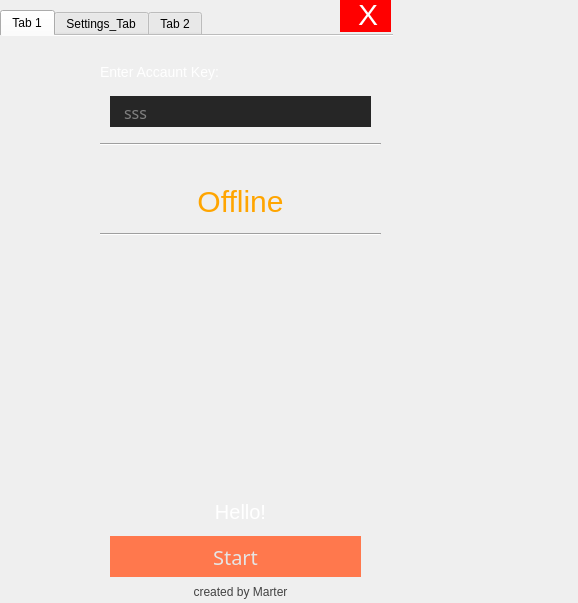
<?xml version="1.0" encoding="UTF-8"?>
<ui version="4.0">
 <class>MainWindow</class>
 <widget class="QMainWindow" name="MainWindow">
  <property name="geometry">
   <rect>
    <x>0</x>
    <y>0</y>
    <width>578</width>
    <height>603</height>
   </rect>
  </property>
  <property name="windowTitle">
   <string>MainWindow</string>
  </property>
  <widget class="QWidget" name="centralwidget">
   <widget class="QTabWidget" name="tabWidget">
    <property name="geometry">
     <rect>
      <x>0</x>
      <y>10</y>
      <width>393</width>
      <height>621</height>
     </rect>
    </property>
    <property name="currentIndex">
     <number>0</number>
    </property>
    <property name="usesScrollButtons">
     <bool>false</bool>
    </property>
    <property name="documentMode">
     <bool>true</bool>
    </property>
    <property name="tabsClosable">
     <bool>false</bool>
    </property>
    <property name="tabBarAutoHide">
     <bool>true</bool>
    </property>
    <widget class="QWidget" name="tab">
     <attribute name="title">
      <string>Tab 1</string>
     </attribute>
     <widget class="QLabel" name="label_7">
      <property name="geometry">
       <rect>
        <x>0</x>
        <y>-40</y>
        <width>391</width>
        <height>621</height>
       </rect>
      </property>
      <property name="text">
       <string/>
      </property>
      <property name="pixmap">
       <pixmap resource="resources.qrc">:/images/app_base.png</pixmap>
      </property>
      <property name="scaledContents">
       <bool>true</bool>
      </property>
     </widget>
     <widget class="QLabel" name="label_16">
      <property name="geometry">
       <rect>
        <x>100</x>
        <y>450</y>
        <width>281</width>
        <height>51</height>
       </rect>
      </property>
      <property name="styleSheet">
       <string notr="true">color: white;
font-size:20px;</string>
      </property>
      <property name="frameShape">
       <enum>QFrame::NoFrame</enum>
      </property>
      <property name="text">
       <string>Hello!</string>
      </property>
      <property name="scaledContents">
       <bool>false</bool>
      </property>
      <property name="alignment">
       <set>Qt::AlignCenter</set>
      </property>
     </widget>
     <widget class="Line" name="line_3">
      <property name="geometry">
       <rect>
        <x>100</x>
        <y>190</y>
        <width>281</width>
        <height>16</height>
       </rect>
      </property>
      <property name="orientation">
       <enum>Qt::Horizontal</enum>
      </property>
     </widget>
     <widget class="QLabel" name="label_15">
      <property name="geometry">
       <rect>
        <x>100</x>
        <y>20</y>
        <width>281</width>
        <height>31</height>
       </rect>
      </property>
      <property name="styleSheet">
       <string notr="true">color: white;
font-size: 14px;
</string>
      </property>
      <property name="frameShape">
       <enum>QFrame::NoFrame</enum>
      </property>
      <property name="text">
       <string>Enter Accaunt Key:</string>
      </property>
      <property name="scaledContents">
       <bool>false</bool>
      </property>
      <property name="alignment">
       <set>Qt::AlignLeading|Qt::AlignLeft|Qt::AlignVCenter</set>
      </property>
     </widget>
     <widget class="Line" name="line_2">
      <property name="geometry">
       <rect>
        <x>100</x>
        <y>100</y>
        <width>281</width>
        <height>16</height>
       </rect>
      </property>
      <property name="orientation">
       <enum>Qt::Horizontal</enum>
      </property>
     </widget>
     <widget class="QPushButton" name="pushButton_start">
      <property name="geometry">
       <rect>
        <x>110</x>
        <y>500</y>
        <width>251</width>
        <height>41</height>
       </rect>
      </property>
      <property name="cursor">
       <cursorShape>PointingHandCursor</cursorShape>
      </property>
      <property name="styleSheet">
       <string notr="true">background-color: #ff784d;
color: #e5e5e5;
font-size: 20px;
border: none;
font-family: inherit;
cursor: pointer;</string>
      </property>
      <property name="text">
       <string>Start</string>
      </property>
     </widget>
     <widget class="QLineEdit" name="lineEdit_key">
      <property name="geometry">
       <rect>
        <x>110</x>
        <y>60</y>
        <width>261</width>
        <height>31</height>
       </rect>
      </property>
      <property name="styleSheet">
       <string notr="true">width: 100%;
    height: 36px;
    padding: 2px 12px 0;
    background-color: #262626;
    border: none;
    font-family: inherit;
    font-size: 16px;
    line-height: 36px;
    color: gray;
    transition: color .15s ease;
    cursor: pointer;</string>
      </property>
      <property name="text">
       <string>sss</string>
      </property>
     </widget>
     <widget class="QLabel" name="label_10">
      <property name="geometry">
       <rect>
        <x>100</x>
        <y>540</y>
        <width>281</width>
        <height>31</height>
       </rect>
      </property>
      <property name="styleSheet">
       <string notr="true">color: rgb(66, 66, 66);</string>
      </property>
      <property name="frameShape">
       <enum>QFrame::NoFrame</enum>
      </property>
      <property name="text">
       <string>created by Marter</string>
      </property>
      <property name="scaledContents">
       <bool>false</bool>
      </property>
      <property name="alignment">
       <set>Qt::AlignCenter</set>
      </property>
     </widget>
     <widget class="QLabel" name="label_18">
      <property name="geometry">
       <rect>
        <x>100</x>
        <y>150</y>
        <width>281</width>
        <height>31</height>
       </rect>
      </property>
      <property name="styleSheet">
       <string notr="true">color: orange;
font-size:30px;</string>
      </property>
      <property name="frameShape">
       <enum>QFrame::NoFrame</enum>
      </property>
      <property name="text">
       <string>Offline</string>
      </property>
      <property name="scaledContents">
       <bool>false</bool>
      </property>
      <property name="alignment">
       <set>Qt::AlignCenter</set>
      </property>
     </widget>
    </widget>
    <widget class="QWidget" name="tab_2">
     <attribute name="title">
      <string>Settings_Tab</string>
     </attribute>
     <widget class="QLabel" name="label_12">
      <property name="geometry">
       <rect>
        <x>0</x>
        <y>-40</y>
        <width>391</width>
        <height>621</height>
       </rect>
      </property>
      <property name="text">
       <string/>
      </property>
      <property name="pixmap">
       <pixmap resource="resources.qrc">:/images/app_base.png</pixmap>
      </property>
      <property name="scaledContents">
       <bool>true</bool>
      </property>
     </widget>
     <widget class="QPushButton" name="pushButton_save">
      <property name="geometry">
       <rect>
        <x>110</x>
        <y>500</y>
        <width>251</width>
        <height>41</height>
       </rect>
      </property>
      <property name="cursor">
       <cursorShape>PointingHandCursor</cursorShape>
      </property>
      <property name="mouseTracking">
       <bool>true</bool>
      </property>
      <property name="styleSheet">
       <string notr="true">background-color: #ff784d;
color: #e5e5e5;
font-size: 20px;
border: none;
font-family: inherit;
cursor: pointer;</string>
      </property>
      <property name="text">
       <string>Save</string>
      </property>
     </widget>
     <widget class="Line" name="line">
      <property name="geometry">
       <rect>
        <x>90</x>
        <y>20</y>
        <width>291</width>
        <height>20</height>
       </rect>
      </property>
      <property name="orientation">
       <enum>Qt::Horizontal</enum>
      </property>
     </widget>
     <widget class="QLabel" name="label_14">
      <property name="geometry">
       <rect>
        <x>90</x>
        <y>0</y>
        <width>251</width>
        <height>31</height>
       </rect>
      </property>
      <property name="styleSheet">
       <string notr="true">color: white;
font-size: 14px;
</string>
      </property>
      <property name="frameShape">
       <enum>QFrame::NoFrame</enum>
      </property>
      <property name="text">
       <string>Setings:</string>
      </property>
      <property name="scaledContents">
       <bool>false</bool>
      </property>
      <property name="alignment">
       <set>Qt::AlignLeading|Qt::AlignLeft|Qt::AlignVCenter</set>
      </property>
     </widget>
     <widget class="QLabel" name="label_17">
      <property name="geometry">
       <rect>
        <x>90</x>
        <y>40</y>
        <width>101</width>
        <height>31</height>
       </rect>
      </property>
      <property name="styleSheet">
       <string notr="true">color: white;
font-size: 14px;
</string>
      </property>
      <property name="frameShape">
       <enum>QFrame::NoFrame</enum>
      </property>
      <property name="text">
       <string>Ram:</string>
      </property>
      <property name="scaledContents">
       <bool>false</bool>
      </property>
      <property name="alignment">
       <set>Qt::AlignLeading|Qt::AlignLeft|Qt::AlignVCenter</set>
      </property>
     </widget>
     <widget class="QComboBox" name="comboBox_ram">
      <property name="geometry">
       <rect>
        <x>190</x>
        <y>40</y>
        <width>181</width>
        <height>31</height>
       </rect>
      </property>
      <property name="cursor">
       <cursorShape>PointingHandCursor</cursorShape>
      </property>
      <property name="styleSheet">
       <string notr="true">color: #e5e5e5;
min-width: 80px;
border: 1px solid gray;
cursor: pointer;
background-color: transparent;
line-height: 18px;</string>
      </property>
      <item>
       <property name="text">
        <string>2GB</string>
       </property>
      </item>
      <item>
       <property name="text">
        <string>3GB</string>
       </property>
      </item>
      <item>
       <property name="text">
        <string>4GB</string>
       </property>
      </item>
      <item>
       <property name="text">
        <string>6GB</string>
       </property>
      </item>
     </widget>
     <widget class="QLabel" name="label_19">
      <property name="geometry">
       <rect>
        <x>100</x>
        <y>450</y>
        <width>281</width>
        <height>51</height>
       </rect>
      </property>
      <property name="styleSheet">
       <string notr="true">color: white;
font-size:20px;</string>
      </property>
      <property name="frameShape">
       <enum>QFrame::NoFrame</enum>
      </property>
      <property name="text">
       <string>Hello!</string>
      </property>
      <property name="scaledContents">
       <bool>false</bool>
      </property>
      <property name="alignment">
       <set>Qt::AlignCenter</set>
      </property>
     </widget>
     <widget class="QLabel" name="label_13">
      <property name="geometry">
       <rect>
        <x>100</x>
        <y>540</y>
        <width>281</width>
        <height>31</height>
       </rect>
      </property>
      <property name="styleSheet">
       <string notr="true">color: rgb(66, 66, 66);</string>
      </property>
      <property name="frameShape">
       <enum>QFrame::NoFrame</enum>
      </property>
      <property name="text">
       <string>created by Marter</string>
      </property>
      <property name="scaledContents">
       <bool>false</bool>
      </property>
      <property name="alignment">
       <set>Qt::AlignCenter</set>
      </property>
     </widget>
    </widget>
    <widget class="QWidget" name="tab_3">
     <attribute name="title">
      <string>Tab 2</string>
     </attribute>
     <widget class="QLabel" name="label_11">
      <property name="geometry">
       <rect>
        <x>0</x>
        <y>-40</y>
        <width>391</width>
        <height>621</height>
       </rect>
      </property>
      <property name="text">
       <string/>
      </property>
      <property name="pixmap">
       <pixmap resource="resources.qrc">:/images/app_base.png</pixmap>
      </property>
      <property name="scaledContents">
       <bool>true</bool>
      </property>
     </widget>
     <widget class="QTextBrowser" name="textBrowser">
      <property name="geometry">
       <rect>
        <x>20</x>
        <y>10</y>
        <width>351</width>
        <height>481</height>
       </rect>
      </property>
      <property name="styleSheet">
       <string notr="true">QTextBrowser {
    background-color: black;
}</string>
      </property>
      <property name="html">
       <string>&lt;!DOCTYPE HTML PUBLIC &quot;-//W3C//DTD HTML 4.0//EN&quot; &quot;http://www.w3.org/TR/REC-html40/strict.dtd&quot;&gt;
&lt;html&gt;&lt;head&gt;&lt;meta name=&quot;qrichtext&quot; content=&quot;1&quot; /&gt;&lt;style type=&quot;text/css&quot;&gt;
p, li { white-space: pre-wrap; }
&lt;/style&gt;&lt;/head&gt;&lt;body style=&quot; font-family:'MS Shell Dlg 2'; font-size:8.25pt; font-weight:400; font-style:normal;&quot;&gt;
&lt;p style=&quot; margin-top:0px; margin-bottom:0px; margin-left:0px; margin-right:0px; -qt-block-indent:0; text-indent:0px;&quot;&gt;&lt;span style=&quot; color:#ffffff;&quot;&gt;Debug-Tool: loading...&lt;/span&gt;&lt;/p&gt;&lt;/body&gt;&lt;/html&gt;</string>
      </property>
     </widget>
     <widget class="QProgressBar" name="progressBar">
      <property name="geometry">
       <rect>
        <x>20</x>
        <y>500</y>
        <width>351</width>
        <height>23</height>
       </rect>
      </property>
      <property name="styleSheet">
       <string notr="true">QProgressBar {
    border: 2px solid grey;
    border-radius: 5px;
    text-align: center;
}

QProgressBar::chunk {
    background-color: orange;
    width: 20px;
}</string>
      </property>
      <property name="value">
       <number>24</number>
      </property>
     </widget>
    </widget>
   </widget>
   <widget class="QLabel" name="label_title">
    <property name="geometry">
     <rect>
      <x>0</x>
      <y>0</y>
      <width>391</width>
      <height>35</height>
     </rect>
    </property>
    <property name="text">
     <string/>
    </property>
    <property name="pixmap">
     <pixmap resource="resources.qrc">:/images/Top_Bar.png</pixmap>
    </property>
    <property name="scaledContents">
     <bool>true</bool>
    </property>
   </widget>
   <widget class="QLabel" name="label_butt_exit">
    <property name="geometry">
     <rect>
      <x>340</x>
      <y>0</y>
      <width>51</width>
      <height>32</height>
     </rect>
    </property>
    <property name="cursor">
     <cursorShape>PointingHandCursor</cursorShape>
    </property>
    <property name="mouseTracking">
     <bool>true</bool>
    </property>
    <property name="styleSheet">
     <string notr="true">background-color: red;</string>
    </property>
    <property name="text">
     <string/>
    </property>
   </widget>
   <widget class="QLabel" name="label_3">
    <property name="enabled">
     <bool>true</bool>
    </property>
    <property name="geometry">
     <rect>
      <x>358</x>
      <y>-6</y>
      <width>21</width>
      <height>41</height>
     </rect>
    </property>
    <property name="cursor">
     <cursorShape>PointingHandCursor</cursorShape>
    </property>
    <property name="mouseTracking">
     <bool>false</bool>
    </property>
    <property name="styleSheet">
     <string notr="true">color: white;
font-size: 30px;</string>
    </property>
    <property name="text">
     <string>X</string>
    </property>
   </widget>
   <widget class="QWidget" name="widget_SideBar" native="true">
    <property name="geometry">
     <rect>
      <x>420</x>
      <y>50</y>
      <width>91</width>
      <height>591</height>
     </rect>
    </property>
    <widget class="QLabel" name="label_8">
     <property name="geometry">
      <rect>
       <x>0</x>
       <y>0</y>
       <width>81</width>
       <height>591</height>
      </rect>
     </property>
     <property name="text">
      <string/>
     </property>
     <property name="pixmap">
      <pixmap resource="resources.qrc">:/images/Side_bar.png</pixmap>
     </property>
     <property name="scaledContents">
      <bool>true</bool>
     </property>
    </widget>
    <widget class="QLabel" name="l_but_sellect">
     <property name="geometry">
      <rect>
       <x>10</x>
       <y>90</y>
       <width>61</width>
       <height>61</height>
      </rect>
     </property>
     <property name="cursor">
      <cursorShape>PointingHandCursor</cursorShape>
     </property>
     <property name="text">
      <string/>
     </property>
     <property name="pixmap">
      <pixmap resource="resources.qrc">:/images/app_icon_3.png</pixmap>
     </property>
     <property name="scaledContents">
      <bool>true</bool>
     </property>
    </widget>
    <widget class="QLabel" name="label_select">
     <property name="geometry">
      <rect>
       <x>0</x>
       <y>170</y>
       <width>91</width>
       <height>81</height>
      </rect>
     </property>
     <property name="text">
      <string/>
     </property>
     <property name="pixmap">
      <pixmap resource="resources.qrc">:/images/app_icon_2.png</pixmap>
     </property>
     <property name="scaledContents">
      <bool>true</bool>
     </property>
    </widget>
    <widget class="QLabel" name="l_but_accaunt">
     <property name="geometry">
      <rect>
       <x>10</x>
       <y>10</y>
       <width>61</width>
       <height>61</height>
      </rect>
     </property>
     <property name="cursor">
      <cursorShape>PointingHandCursor</cursorShape>
     </property>
     <property name="text">
      <string/>
     </property>
     <property name="pixmap">
      <pixmap resource="resources.qrc">:/images/app_icon_1.png</pixmap>
     </property>
     <property name="scaledContents">
      <bool>true</bool>
     </property>
    </widget>
    <zorder>label_8</zorder>
    <zorder>label_select</zorder>
    <zorder>l_but_sellect</zorder>
    <zorder>l_but_accaunt</zorder>
   </widget>
   <zorder>tabWidget</zorder>
   <zorder>label_title</zorder>
   <zorder>widget_SideBar</zorder>
   <zorder>label_butt_exit</zorder>
   <zorder>label_3</zorder>
  </widget>
 </widget>
 <resources>
  <include location="resources.qrc"/>
 </resources>
 <connections/>
</ui>
